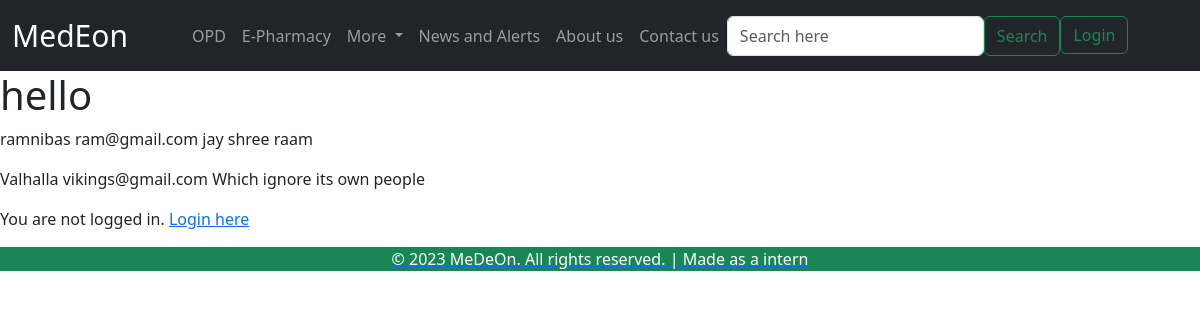
Page /dashboard on the earlier database version.
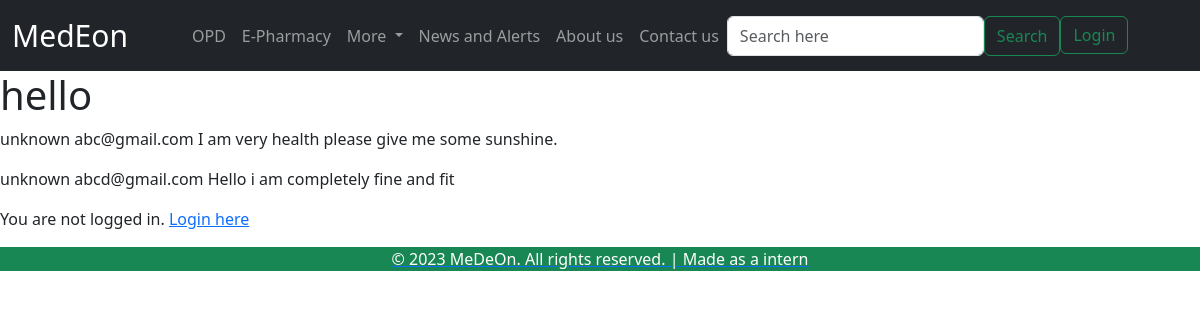
Same page on the later database version.
### Hospital/models.py (models this page shows, shortened)
class Patient(models.Model):
    first_name=models.CharField(max_length=50)
    last_name=models.CharField(max_length=50)
    email=models.CharField(max_length=50)
    contact=models.CharField(max_length=50)
    address=models.CharField(max_length=50)
    message=models.TextField()

### Hospital/views.py (the view)
# urls.py: path('dashboard', views.patient_list,name='dashboard'),
def patient_list(request):
    patient_ac = Patient.objects.all()
    return render(request, 'dashboard.html', {'patient_ac': patient_ac})

### Hospital/templates/dashboard.html (shortened to what this page needs)
{% extends 'base.html' %}
{% block me%}
{% load static%}
 <h1> hello</h1>
 {% for i in patient_ac %}
    <p>{{i.address}} {{i.email}} {{i.message}}</p>
{% endfor %}
{% if user.is_authenticated %}
        <p>Welcome, {{ user.username }}!</p>
        <a href="{% url 'logout' %}">Logout</a>
    {% else %}
        <p>You are not logged in. <a href="{% url 'login' %}">Login here</p>
    {% endif %}
{% endblock%}

### Hospital/templates/base.html (shortened to what this page needs)
{% load static %}
<!DOCTYPE html>
<html lang="en">
<head>
    <link href="https://cdn.jsdelivr.net/npm/bootstrap@5.3.0/dist/css/bootstrap.min.css" rel="stylesheet">
</head>
<body>
  <nav class="navbar navbar-expand-lg navbar-dark bg-dark" style="justify-content">
    <div class="container-fluid">
        <a class="navbar-brand Medeon" style="font-size: 30px " href="{% url 'home' %}">MedEon</a>
        <div class="collapse navbar-collapse" id="navbarSupportedContent;">
          <ul class="navbar-nav me-auto mb-4 mb-lg-0">
            <li class="nav-item"  style="margin-left:40px">
              <a class="nav-link" href="{% url 'opd' %}">OPD</a>
            </li>
            <li class="nav-item">
              <a class="nav-link" href="#">E-Pharmacy</a>
            </li>
            <li class="nav-item dropdown">
              <a class="nav-link dropdown-toggle" href="#" role="button" data-bs-toggle="dropdown" aria-expanded="false">
                More
              </a>
            </li>
            <li class="nav-item">
              <a class="nav-link" href="{% url 'chuck' %}">News and Alerts</a>
            </li>
            <li class="nav-item">
              <a class="nav-link" href="{% url 'about' %}">About us</a>
            </li>
            <li class="nav-item">
              <a class="nav-link" href="{% url 'contact' %}">Contact us</a>
            </li>
            <form class="d-flex" role="search">
              <input class="form-control input" style="" type="search" placeholder="Search here" aria-label="Search">
              <button class="btn btn-outline-success" type="submit">Search</button>
            </form>
            <li class="nav-item">
              {% if user.is_authenticated %}
                <h4 class="nav-link"href="{% url 'dashboard' %}">{{user.username}} </h4>
            </li>
            <li class="nav-item">
                <a class="nav-link" href="{% url 'logout' %}">Logout</a>
                {% else %}
                  <button class="btn btn-outline-success" a class="nav-link" href="{% url 'login' %}">Login</a></button>
              {% endif %}
            </li>
          </ul>
        </div>
      </div>
    </nav>
</body>
{% block me %} {% endblock %}
<footer class="footer bg-success text-white text-center position: fixed margin-button: 0px;">
  <p>&copy; 2023 MeDeOn. All rights reserved. | Made as a intern</p>
</footer>
</html>

Differences in the rows shown:
changed Patient: address "ramnibas" → "unknown"; email "ram@gmail.com" → "abc@gmail.com"; message "jay shree raam" → "I am very health please give me some sunshine."
changed Patient: address "Valhalla" → "unknown"; email "vikings@gmail.com" → "abcd@gmail.com"; message "Which ignore its own people" → "Hello i am completely fine and fit"
